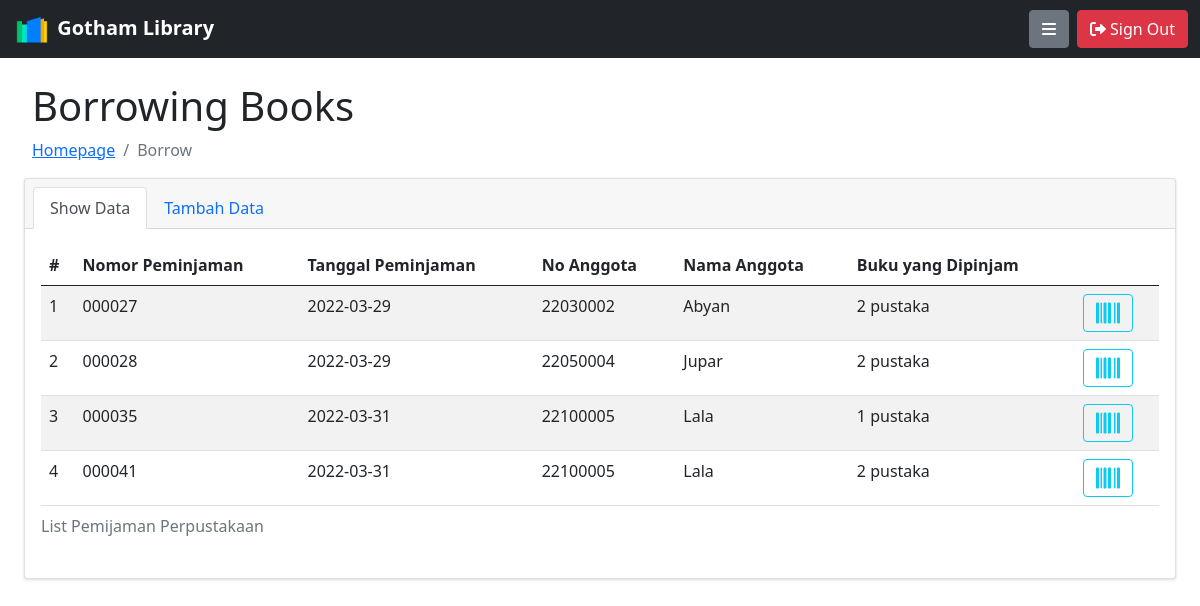
The page /index.php?p=pinjam (signed in) on the database its author committed.
### tables this page shows
CREATE TABLE `peminjaman` (
  `id_pinjam` int(11) NOT NULL,
  `no_pinjam` varchar(6) NOT NULL,
  `id_anggota` int(11) NOT NULL,
  `tgl_pinjam` date NOT NULL
);

CREATE TABLE `member` (
  `id_mem` int(11) NOT NULL,
  `no_mem` varchar(8) NOT NULL,
  `nama_mem` varchar(100) NOT NULL,
  `jk` enum('laki-laki','perempuan') NOT NULL,
  `kelas` enum('x','xi','xii','xiii') NOT NULL,
  `jurusan` varchar(2) NOT NULL,
  `alamat` text NOT NULL,
  `no_telp` varchar(13) NOT NULL,
  `tgl_lahir` date NOT NULL,
  `maks` tinyint(1) NOT NULL
);

### pinjam/read.php (the view)
<?php
   include "config/koneksi.php";
   $urut = 1;
   $sql = "SELECT peminjaman.*, member.nama_mem , member.no_mem, sum(dtl_peminjaman.qty) as jumlah
                  FROM peminjaman
                  JOIN member
                  ON peminjaman.id_anggota = member.id_mem
                  JOIN dtl_peminjaman
                  ON dtl_peminjaman.id_pinjam = peminjaman.id_pinjam
                  GROUP BY dtl_peminjaman.id_pinjam
                  ";
   $hasil = $conn->query($sql);
   if ($hasil === false){
        trigger_error("Cek Perintah SQL Anda : ".$sql." [Log] Error : ".$conn->error, E_USER_ERROR);
      } else {
        while ($data = $hasil -> fetch_array()){
         $id = $data['id_pinjam'];
         $no_pinjam = $data['no_pinjam'];
         $t_pinjam = $data['tgl_pinjam'];
         $no_anggota = $data['no_mem'];
         $nama = $data['nama_mem'];
         $jumlah = $data['jumlah'];
 ?>
 <tr>
    <td> <?php echo $urut++ ?> </td>
    <td> <?php echo $no_pinjam ?> </td>
    <td> <?php echo $t_pinjam ?> </td>
    <td> <?php echo $no_anggota ?> </td>
    <td> <?php echo $nama ?> </td>
    <td> <?php echo $jumlah ?> pustaka </td>
    <td>
      <span class="tt" title="Detail Peminjaman <?php echo $id ?>" data-bs-placement="bottom">
         <a class="btn btn-outline-info" href="?p=pinjam&ac=show&id=<?php echo $id ?>">
            <i class="fa-solid fa-barcode fa-xl"></i>
         </a>
      </span>
   </td>
 </tr>
 <?php } } ?>

### assets/css/style.css (style rules this page uses)
body { margin-top:20px; background:#FAFAFA; }

### rows shown on the page
peminjaman: no_pinjam "000027", tgl_pinjam "2022-03-29", id_anggota.no_mem "22030002", id_anggota.nama_mem "Abyan", jumlah "2"
peminjaman: no_pinjam "000028", tgl_pinjam "2022-03-29", id_anggota.no_mem "22050004", id_anggota.nama_mem "Jupar", jumlah "2"
peminjaman: no_pinjam "000035", tgl_pinjam "2022-03-31", id_anggota.no_mem "22100005", id_anggota.nama_mem "Lala", jumlah "1"
peminjaman: no_pinjam "000041", tgl_pinjam "2022-03-31", id_anggota.no_mem "22100005", id_anggota.nama_mem "Lala", jumlah "2"
